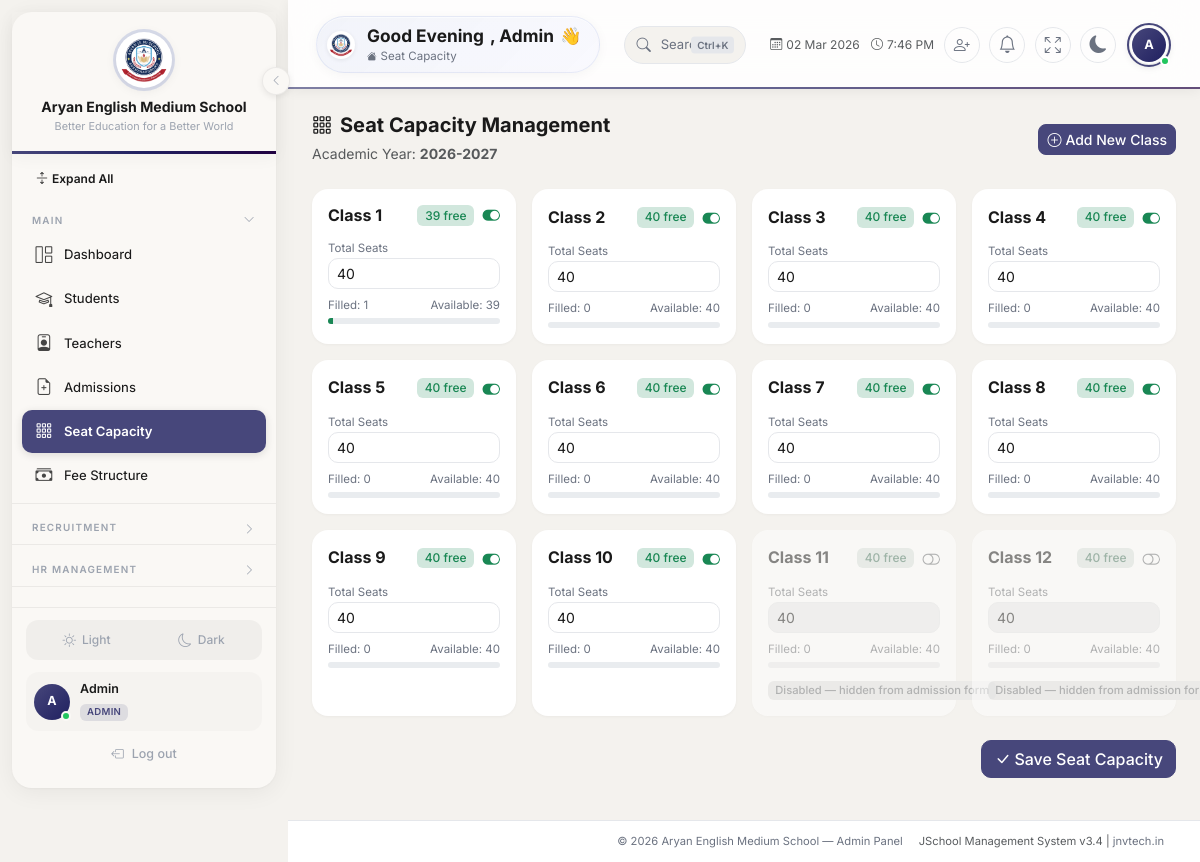
Page /admin/seat-capacity.php (signed in) on the committed database.
### tables this page shows
CREATE TABLE `class_seat_capacity` (
  `id` int(10) unsigned NOT NULL AUTO_INCREMENT,
  `class` varchar(20) NOT NULL,
  `section` varchar(10) DEFAULT 'A',
  `total_seats` int(11) NOT NULL DEFAULT 40,
  `is_active` tinyint(1) NOT NULL DEFAULT 1,
  `academic_year` varchar(20) NOT NULL,
  `created_at` datetime NOT NULL DEFAULT current_timestamp(),
  `updated_at` datetime NOT NULL DEFAULT current_timestamp() ON UPDATE current_timestamp(),
  PRIMARY KEY (`id`),
  UNIQUE KEY `unique_class_section_year` (`class`,`section`,`academic_year`)
);

### includes/auth.php (called while the page is built, shortened)
<?php
function getSetting(string $key, string $default = ''): string {
    static $settings = null;
    if ($settings === null) {
        try {
            $db = getDB();
            $stmt = $db->query("SELECT setting_key, setting_value FROM settings");
            $settings = [];
            while ($row = $stmt->fetch()) {
                $settings[$row['setting_key']] = $row['setting_value'];
            }
        } catch (Exception $e) {
            $settings = [];
        }
    }
    return $settings[$key] ?? $default;
}
function e(mixed $val): string {
    return htmlspecialchars((string)$val, ENT_QUOTES, 'UTF-8');
}

### admin/seat-capacity.php (the view, shortened to what this page needs)
<?php
require_once __DIR__ . '/../includes/auth.php';
$db = getDB();
$academicYear = getSetting('academic_year', date('Y').'-'.(date('Y')+1));
$capacityData = [];
$stmt = $db->prepare("SELECT * FROM class_seat_capacity WHERE academic_year=? ORDER BY CASE WHEN class REGEXP '^[0-9]+$' THEN CAST(class AS UNSIGNED) ELSE 999 END, class ASC");
$stmt->execute([$academicYear]);
while ($r = $stmt->fetch()) {
    $capacityData[$r['class']] = $r;
}
$filledCounts = [];
$fStmt = $db->query("SELECT class_applied, COUNT(*) as c FROM admissions WHERE status IN ('approved','converted') GROUP BY class_applied");
while ($r = $fStmt->fetch()) {
    $filledCounts[$r['class_applied']] = (int)$r['c'];
}
$studentCounts = [];
require_once __DIR__ . '/../includes/header.php';
?>
<div class="d-flex justify-content-between align-items-center mb-4">
    <div>
        <h5 class="fw-bold mb-1"><i class="bi bi-grid-3x3-gap me-2"></i>Seat Capacity Management</h5>
        <small class="text-muted">Academic Year: <strong><?= e($academicYear) ?></strong></small>
    </div>
    <button class="btn btn-primary btn-sm" data-bs-toggle="modal" data-bs-target="#addClassModal"><i class="bi bi-plus-circle me-1"></i>Add New Class</button>
</div>
<form method="POST">
    <div class="row g-3">
        <?php foreach ($capacityData as $cls => $cap):
            $totalSeats = (int)($cap['total_seats'] ?? 40);
            $isActive = isset($cap['is_active']) ? (int)$cap['is_active'] : 1;
            $filled = ($filledCounts[$cls] ?? 0) + ($studentCounts[$cls] ?? 0);
            $available = max(0, $totalSeats - $filled);
            $pct = $totalSeats > 0 ? round(($filled / $totalSeats) * 100) : 0;
            $barColor = $pct >= 90 ? 'danger' : ($pct >= 70 ? 'warning' : 'success');
        ?>
        <div class="col-md-3 col-sm-6">
            <div class="card border-0 h-100 <?= !$isActive ? 'opacity-50' : '' ?>" style="<?= !$isActive ? 'filter:grayscale(0.6)' : '' ?>">
                <div class="card-body p-3">
                    <div class="d-flex justify-content-between align-items-center mb-2">
                        <h6 class="fw-bold mb-0"><?= is_numeric($cls) ? 'Class '.$cls : e($cls) ?></h6>
                        <div class="d-flex align-items-center gap-2">
                            <span class="badge bg-<?= $barColor ?>-subtle text-<?= $barColor ?>"><?= $available ?> free</span>
                            <form method="POST" class="d-inline m-0 p-0">
                                <button type="submit" class="btn btn-link p-0 m-0 border-0" title="<?= $isActive ? 'Disable this class' : 'Enable this class' ?>" style="font-size:1.1rem;line-height:1">
                                    <i class="bi <?= $isActive ? 'bi-toggle-on text-success' : 'bi-toggle-off text-secondary' ?>"></i>
                                </button>
                            </form>
                        </div>
                    </div>
                    <div class="mb-2">
                        <label class="form-label mb-0" style="font-size:.72rem;color:var(--text-muted)">Total Seats</label>
                        <input type="number" name="seats[]" class="form-control form-control-sm" value="<?= $totalSeats ?>" min="0" max="500" <?= !$isActive ? 'disabled' : '' ?>>
                    </div>
                    <div class="d-flex justify-content-between" style="font-size:.72rem;color:var(--text-muted)">
                        <span>Filled: <?= $filled ?></span>
                        <span>Available: <?= $available ?></span>
                    </div>
                    <div class="progress mt-1" style="height:6px;">
                        <div class="progress-bar bg-<?= $barColor ?>" style="width:<?= min(100,$pct) ?>%"></div>
                    </div>
                    <?php if (!$isActive): ?>
                        <div class="text-center mt-2"><span class="badge bg-secondary-subtle text-secondary" style="font-size:.7rem">Disabled — hidden from admission form</span></div>
                    <?php endif; ?>
                </div>
            </div>
        </div>
        <?php endforeach; ?>
    </div>
    <div class="mt-4 text-end">
        <button type="submit" class="btn btn-primary"><i class="bi bi-check-lg me-1"></i>Save Seat Capacity</button>
    </div>
</form>
<?php require_once __DIR__ . '/../includes/footer.php'; ?>

### rows in the picture
class_seat_capacity: cls "1", total_seats "39", is_active 1 (drawn), total_seats "40", filled "1"
class_seat_capacity: cls "2", total_seats "40", is_active 1 (drawn), filled "0"
class_seat_capacity: cls "3", total_seats "40", is_active 1 (drawn), filled "0"
class_seat_capacity: cls "4", total_seats "40", is_active 1 (drawn), filled "0"
class_seat_capacity: cls "5", total_seats "40", is_active 1 (drawn), filled "0"
class_seat_capacity: cls "6", total_seats "40", is_active 1 (drawn), filled "0"
class_seat_capacity: cls "7", total_seats "40", is_active 1 (drawn), filled "0"
class_seat_capacity: cls "8", total_seats "40", is_active 1 (drawn), filled "0"
class_seat_capacity: cls "9", total_seats "40", is_active 1 (drawn), filled "0"
class_seat_capacity: cls "10", total_seats "40", is_active 1 (drawn), filled "0"
class_seat_capacity: cls "11", total_seats "40", is_active 0 (drawn), filled "0"
class_seat_capacity: cls "12", total_seats "40", is_active 0 (drawn), filled "0"

### other values in the picture
$schoolName "Aryan English Medium School"
$schoolTagline "Better Education for a Better World"
$_userInitials "A"
$_userName "Admin"
$_roleLabel "ADMIN"
explode(' ', $_userName)[0] "Admin"
$pageTitle "Seat Capacity"
$academicYear "2026-2027"
$_footerSchoolName "Aryan English Medium School"
